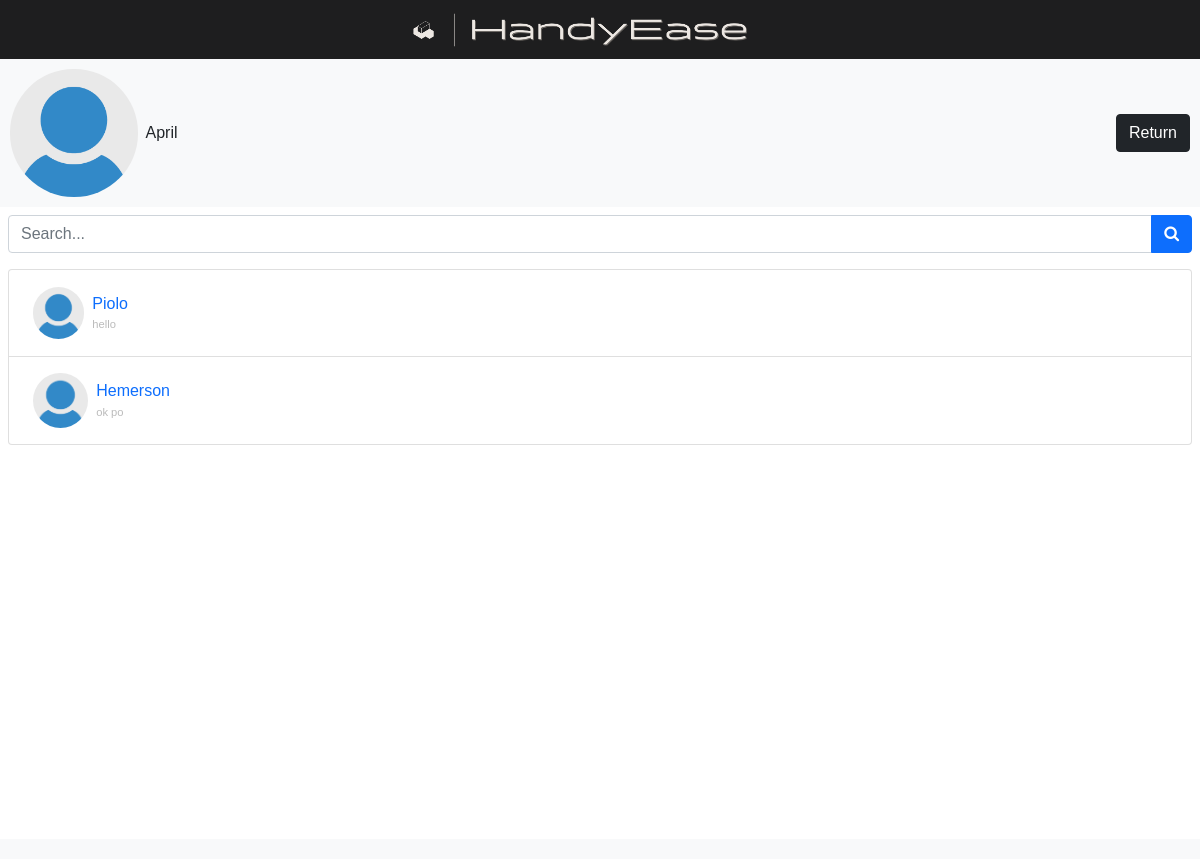
Screenshot of /pasakit.php (signed in) with the database file from the repository.
### tables this page shows
CREATE TABLE `users` (
  `user_id` int(11) NOT NULL,
  `name` varchar(100) NOT NULL,
  `username` varchar(100) NOT NULL,
  `password` varchar(255) NOT NULL,
  `p_p` varchar(255) DEFAULT 'user-default.png',
  `last_seen` datetime NOT NULL DEFAULT current_timestamp(),
  `staff` varchar(100) DEFAULT NULL
);

CREATE TABLE `chats` (
  `chat_id` int(11) NOT NULL,
  `from_id` int(11) NOT NULL,
  `to_id` int(11) NOT NULL,
  `message` text NOT NULL,
  `opened` tinyint(1) NOT NULL DEFAULT 0,
  `create_at` datetime NOT NULL DEFAULT current_timestamp()
);

### app/helpers/user.php (called while the page is built)
<?php
function getUser($username, $conn){
   $sql = "SELECT * FROM users
           WHERE username=?";
   $stmt = $conn->prepare($sql);
   $stmt->execute([$username]);
   if ($stmt->rowCount() === 1) {
   	 $user = $stmt->fetch();
   	 return $user;
   }else {
   	$user = [];
   	return $user;
   }
}

### app/helpers/conversations.php (called while the page is built)
<?php
function getConversation($user_id, $conn){
    $sql = "SELECT * FROM conversations
            WHERE user_1=? OR user_2=?
            ORDER BY conversation_id DESC";
    $stmt = $conn->prepare($sql);
    $stmt->execute([$user_id, $user_id]);
    if($stmt->rowCount() > 0){
        $conversations = $stmt->fetchAll();
        $user_data = [];
        foreach($conversations as $conversation){
            if ($conversation['user_1'] == $user_id) {
            	$sql2  = "SELECT *
            	          FROM users WHERE user_id=?";
            	$stmt2 = $conn->prepare($sql2);
            	$stmt2->execute([$conversation['user_2']]);
            }else {
            	$sql2  = "SELECT *
            	          FROM users WHERE user_id=?";
            	$stmt2 = $conn->prepare($sql2);
            	$stmt2->execute([$conversation['user_1']]);
            }
            $allConversations = $stmt2->fetchAll();
            array_push($user_data, $allConversations[0]);
        }
        return $user_data;
    }else {
    	$conversations = [];
    	return $conversations;
    }
}

### app/helpers/last_chat.php (called while the page is built)
<?php
function lastChat($id_1, $id_2, $conn){
   $sql = "SELECT * FROM chats
           WHERE (from_id=? AND to_id=?)
           OR    (to_id=? AND from_id=?)
           ORDER BY chat_id DESC LIMIT 1";
    $stmt = $conn->prepare($sql);
    $stmt->execute([$id_1, $id_2, $id_1, $id_2]);
    if ($stmt->rowCount() > 0) {
    	$chat = $stmt->fetch();
    	return $chat['message'];
    }else {
    	$chat = '';
    	return $chat;
    }
}

### pasakit.php (the view, shortened to what this page needs)
<?php
if (isset($_SESSION['username'])) {
    include 'app/dbconn.php';
    include 'app/helpers/user.php';
    include 'app/helpers/conversations.php';
    include 'app/helpers/last_chat.php';
    $user = getUser($_SESSION['username'], $conn);
    $conversations = getConversation($user['user_id'], $conn);
    ?>
    <!DOCTYPE html>
    <html lang="en">
    <head>
        <link href="https://cdn.jsdelivr.net/npm/bootstrap@5.0.1/dist/css/bootstrap.min.css" rel="stylesheet"
>
        <link rel="stylesheet" href="css/style.css">
        <link href="css/index.css" rel="stylesheet" type="text/css" />
        <link rel="stylesheet" href="https://cdnjs.cloudflare.com/ajax/libs/font-awesome/4.7.0/css/font-awesome.min.css">
    </head>
    <body>
        <div class="menu-bar">
            <div class="container">
                <div class="d-flex align-items-center justify-content-center">
                    <img src="images/home1.png" alt="Home" class="menu-bar-image">
                </div>
            </div>
        </div>
        <div class="chat-container">
            <div class="chat-header">
                <div class="d-flex align-items-center">
                    <img src="uploads/<?= $user['p_p'] ?>" class="w-25 rounded-circle">
                    <h3 class="fs-xs m-2">
                        <?= $user['name'] ?>
                    </h3>
                </div>
                <a href="landpage.php" class="btn btn-dark">Return</a>
            </div>
            <div class="chat-list">
                <div class="p-2">
                    <div class="input-group mb-3">
                        <input type="text" placeholder="Search..." id="searchText" class="form-control">
                        <button class="btn btn-primary" id="searchBtn">
                            <i class="fa fa-search"></i>
                        </button>
                    </div>
                    <ul class="list-group">
                        <?php if (!empty($conversations)) { ?>
                            <?php foreach ($conversations as $conversation) { ?>
                                <li class="list-group-item">
                                    <a href="chat_pr.php?user=<?= $conversation['username'] ?>"
                                        class="d-flex align-items-center justify-content-between p-2">
                                        <div class="d-flex align-items-center">
                                            <img src="uploads/<?= $conversation['p_p'] ?>" class="w-10 rounded-circle">
                                            <h3 class="fs-xs m-2">
                                                <?= $conversation['name'] ?><br>
                                                <small>
                                                    <?php echo lastChat($_SESSION['user_id'], $conversation['user_id'], $conn); ?>
                                                </small>
                                            </h3>
                                        </div>
                                    </a>
                                </li>
                            <?php } ?>
                        <?php } ?>
                    </ul>
                </div>
            </div>
            <div class="chat-footer">
            </div>
        </div>
    </body>
    </html>
    <?php
} else {
    header("Location: index.php");
    exit;
}
?>

### css/style.css (style rules this page uses)
.fs-xs { font-size: 1rem; }
.w-10 { width: 10%; }
a { text-decoration: none; }
small { color: #bbb; font-size: 0.7rem; text-align: right; }

### css/index.css (style rules this page uses)
body { padding:0; margin:0; font-family: 'Source Sans Pro', sans-serif; }
h1,h2,h3,h4,h5,h6 { margin:0; }
ul { margin:0; padding:0; }
.menu-bar { background:#1e1e1f; padding:0.6em 0; }
* { box-sizing: border-box; }

### pasakit.php (style rules this page uses)
.menu-bar-image { width: 400px; height: auto; }
.chat-container { display: flex; flex-direction: column; height: 100vh; justify-content: space-between; }
.chat-header { display: flex; align-items: center; justify-content: space-between; padding: 10px; background-color: #f8f9fa; }
.chat-header h3 { margin-bottom: 0; }
.chat-list { flex: 1; overflow-y: auto; }
.chat-footer { padding: 10px; background-color: #f8f9fa; }

### rows the page displays
users: p_p (placeholder picture), name "April"
users: p_p (placeholder picture), name "Piolo", user_id.message "hello"
users: p_p (placeholder picture), name "Hemerson", user_id.message "ok po"
